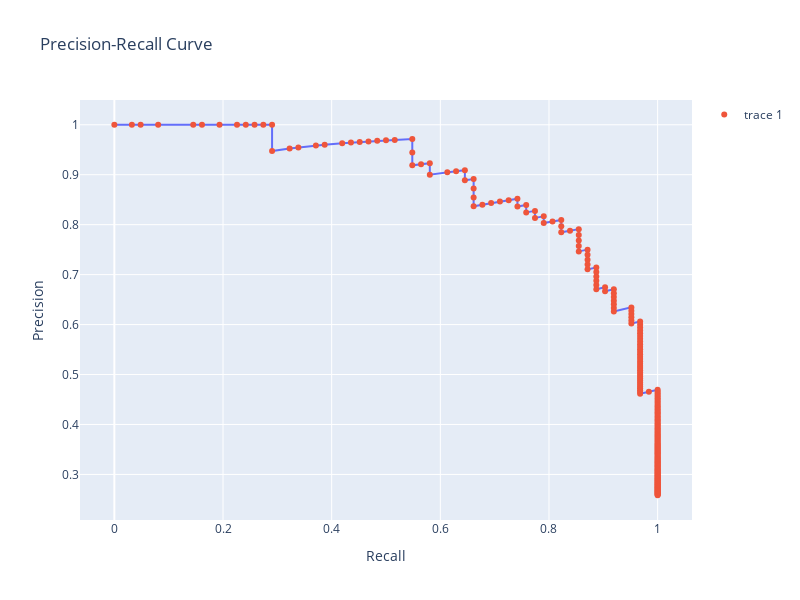

The code cell stored with this chart in its notebook:
### Code cell
import plotly.express as px

precision, recall, thresholds = precision_recall_curve(y_test, y_prob)

fig = px.line(x=recall, y=precision, title='Precision-Recall Curve')
fig.add_scatter(x=recall, y=precision, mode='markers', text=[f'threshold={t:.2f}' for t in thresholds])

fig.update_layout(
    xaxis_title='Recall',
    yaxis_title='Precision',
    width=800,
    height=600,
)

fig.show()

### Figure 1 — Plotly figure (JSON) as saved in the notebook; plotly's stock layout.template omitted (floating-point values rounded to 4 significant figures; data arrays with more than 128 entries replaced by an {"elided": "..."} marker saying what was removed)
{"data": [{"hovertemplate": "x=%{x}<br>y=%{y}<extra></extra>", "legendgroup": "", "line": {"color": "#636efa", "dash": "solid"}, "marker": {"symbol": "circle"}, "mode": "lines", "name": "", "orientation": "v", "showlegend": false, "type": "scatter", "x": {"elided": "228 float values"}, "xaxis": "x", "y": {"elided": "228 float values"}, "yaxis": "y"}, {"mode": "markers", "text": {"elided": "227 str values"}, "type": "scatter", "x": {"elided": "228 float values"}, "y": {"elided": "228 float values"}}], "layout": {"height": 600, "legend": {"tracegroupgap": 0}, "title": {"text": "Precision-Recall Curve"}, "width": 800, "xaxis": {"anchor": "y", "domain": [0, 1], "title": {"text": "Recall"}}, "yaxis": {"anchor": "x", "domain": [0, 1], "title": {"text": "Precision"}}}}
